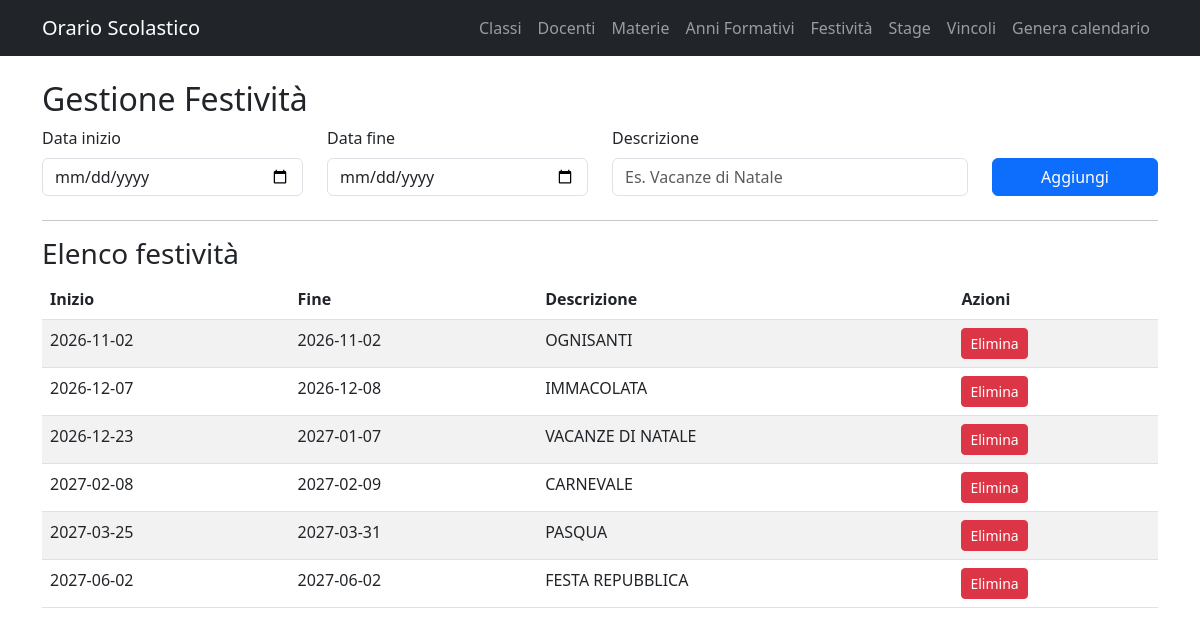
Page /festivita/ on the committed database.
### app/models.py (models this page shows)
class Festivita(db.Model):
    id = db.Column(db.Integer, primary_key=True)
    data_inizio = db.Column(db.Date, nullable=False)
    data_fine = db.Column(db.Date, nullable=False)
    descrizione = db.Column(db.String(255), nullable=True)

### app/routes/festivita.py (the view, shortened to what this page needs)
@festivita_bp.route("/", methods=["GET", "POST"])
def gestione_festivita():
    festivita = Festivita.query.order_by(Festivita.data_inizio).all()
    return render_template("festivita.html", festivita=festivita)

### app/templates/festivita.html
{% extends "base.html" %}
{% block content %}
<div class="container mt-4">
    <h2>Gestione Festività</h2>
    <form action="{{ url_for('festivita.gestione_festivita') }}" method="POST" class="mb-4">
        <div class="row">
            <div class="col-md-3">
                <label class="form-label">Data inizio</label>
                <input type="date" name="data_inizio" class="form-control" required>
            </div>
            <div class="col-md-3">
                <label class="form-label">Data fine</label>
                <input type="date" name="data_fine" class="form-control" required>
            </div>
            <div class="col-md-4">
                <label class="form-label">Descrizione</label>
                <input type="text" name="descrizione" class="form-control" placeholder="Es. Vacanze di Natale">
            </div>
            <div class="col-md-2 d-flex align-items-end">
                <button class="btn btn-primary w-100">Aggiungi</button>
            </div>
        </div>
    </form>
    <hr>
    <h3>Elenco festività</h3>
    <table class="table table-striped">
        <thead>
            <tr>
                <th>Inizio</th>
                <th>Fine</th>
                <th>Descrizione</th>
                <th>Azioni</th>
            </tr>
        </thead>
        <tbody>
            {% for f in festivita %}
            <tr>
                <td>{{ f.data_inizio }}</td>
                <td>{{ f.data_fine }}</td>
                <td>{{ f.descrizione }}</td>
                <td>
                    <form action="{{ url_for('festivita.elimina_festivita', id=f.id) }}" method="POST">
                        <button class="btn btn-danger btn-sm" onclick="return confirm('Eliminare?')">Elimina</button>
                    </form>
                </td>
            </tr>
            {% endfor %}
        </tbody>
    </table>
</div>
{% endblock %}

### rows in the picture
Festivita: data_inizio "2026-11-02", data_fine "2026-11-02", descrizione "OGNISANTI"
Festivita: data_inizio "2026-12-07", data_fine "2026-12-08", descrizione "IMMACOLATA"
Festivita: data_inizio "2026-12-23", data_fine "2027-01-07", descrizione "VACANZE DI NATALE"
Festivita: data_inizio "2027-02-08", data_fine "2027-02-09", descrizione "CARNEVALE"
Festivita: data_inizio "2027-03-25", data_fine "2027-03-31", descrizione "PASQUA"
Festivita: data_inizio "2027-06-02", data_fine "2027-06-02", descrizione "FESTA REPUBBLICA"
